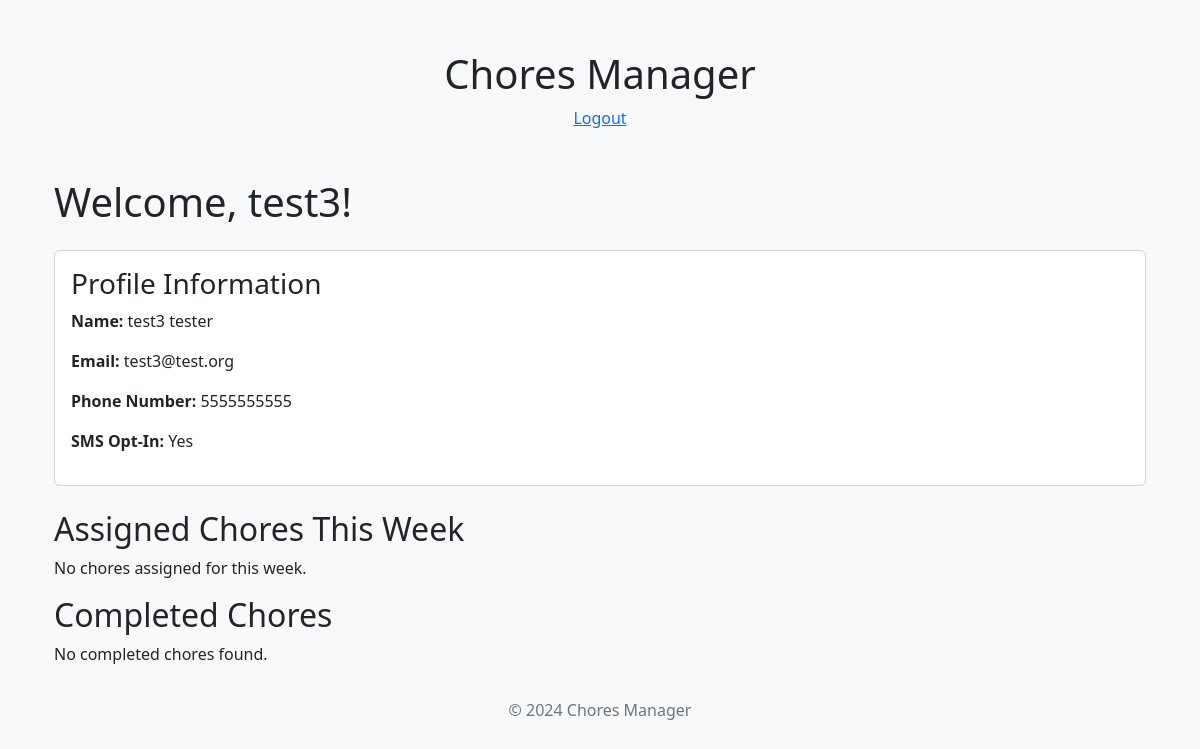
/ (signed in), run on an earlier commit of the app's database.
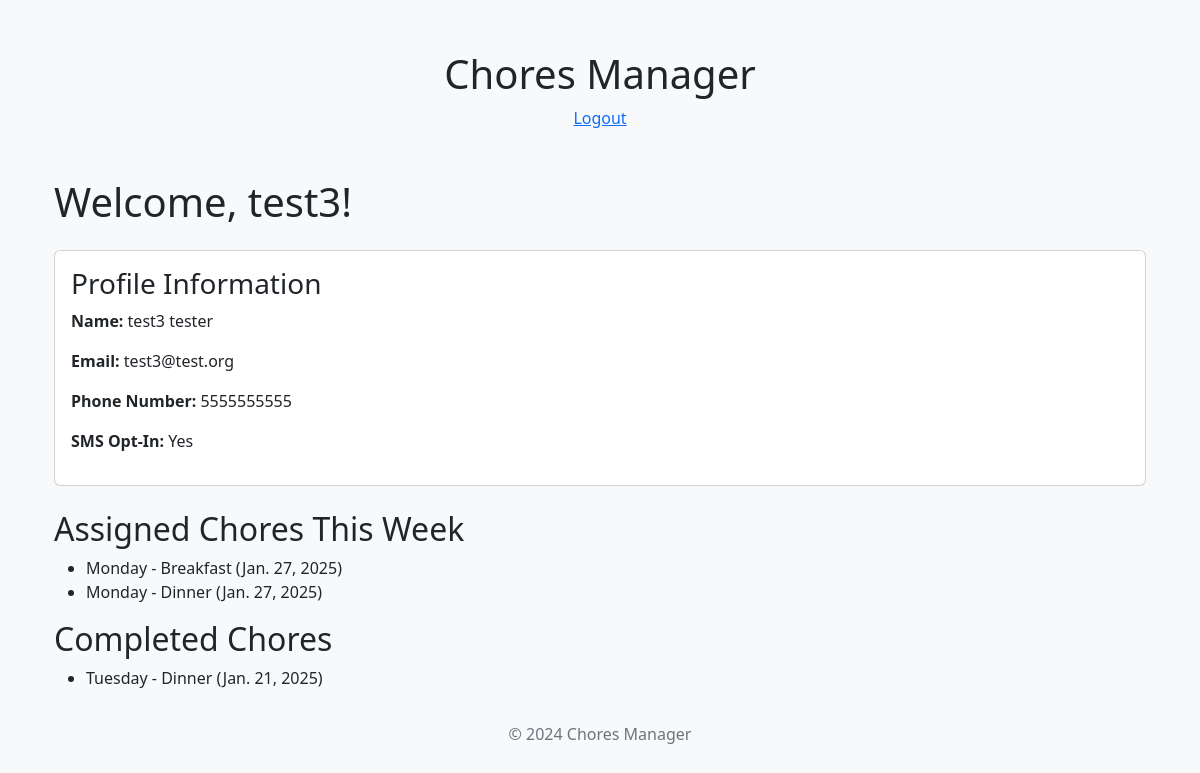
And on a later commit of the database.
### chores_manager/models.py (models this page shows, shortened)
class Profile(models.Model):
    user = models.OneToOneField(User, on_delete=models.CASCADE, related_name="profile")
    phone_number = models.CharField(max_length=15, blank=True, null=True)
    opt_in_sms = models.BooleanField(default=False)

class Chore(models.Model):
    WEEKDAY_CHOICES = [
        ('Monday', 'Monday'),
        ('Tuesday', 'Tuesday'),
        ('Wednesday', 'Wednesday'),
        ('Thursday', 'Thursday'),
        ('Friday', 'Friday'),
        ('Saturday', 'Saturday'),
        ('Sunday', 'Sunday'),
    ]
    MEAL_CHOICES = [
        ('Breakfast', 'Breakfast'),
        ('Lunch', 'Lunch'),
        ('Dinner', 'Dinner'),
    ]
    day_of_week = models.CharField(max_length=10, choices=WEEKDAY_CHOICES)
    meal_time = models.CharField(max_length=10, choices=MEAL_CHOICES)
    completed = models.BooleanField(default=False)
    date = models.DateField(null=True, blank=True)
    user = models.ForeignKey(
        'auth.User',
        on_delete=models.SET_NULL,
        null=True,
        blank=True
    )
    def __str__(self):
        return f"{self.day_of_week} - {self.meal_time} ({self.date})"

### chores_manager/views.py (the view)
# urls.py: path("", views.home, name="home"),
@login_required
def home(request):
    user = request.user
    print(request.user)
    today = date.today()
    start_of_week = today - timedelta(days=today.weekday())  # Monday of this week
    end_of_week = start_of_week + timedelta(days=6)  # Sunday of this week
    assigned_chores = Chore.objects.filter(
        date__range=(start_of_week, end_of_week),
        completed=False,
        user=user
    )
    print("assigned chores: ", assigned_chores)
    completed_chores = Chore.objects.filter(
        completed=True,
        user=user
    )
    print("completed chores: ", completed_chores)
    is_staff = user.is_staff
    context = {
        'assigned_chores': assigned_chores,  # Chores assigned for this week
        'completed_chores': completed_chores,  # Chores completed ever
        'is_staff': is_staff,  # Whether the user is staff
    }
    return render(request, 'home.html', context)

### chores_manager/templates/home.html (shortened to what this page needs)
{% extends 'base.html' %}
{% block content %}
<div class="container mt-4">
    <h1>Welcome, {{ request.user.first_name }}!</h1>
    <div class="card my-4">
        <div class="card-body">
            <h3 class="card-title">Profile Information</h3>
            <div>
                <p><strong>Name:</strong> {{ request.user.first_name }} {{ request.user.last_name }}</p>
                <p><strong>Email:</strong> {{ request.user.email }}</p>
                <p><strong>Phone Number:</strong> {{ request.user.profile.phone_number }}</p>
                <p><strong>SMS Opt-In:</strong> {{ request.user.profile.opt_in_sms|yesno:"Yes,No" }}</p>
            </div>
        </div>
    </div>
    <h2>Assigned Chores This Week</h2>
    {% if assigned_chores %}
        <ul>
            {% for chore in assigned_chores %}
                <li>{{ chore.day_of_week }} - {{ chore.meal_time }} ({{ chore.date }})</li>
            {% endfor %}
        </ul>
    {% else %}
        <p>No chores assigned for this week.</p>
    {% endif %}
    <h2>Completed Chores</h2>
    {% if completed_chores %}
        <ul>
            {% for chore in completed_chores %}
                <li>{{ chore.day_of_week }} - {{ chore.meal_time }} ({{ chore.date }})</li>
            {% endfor %}
        </ul>
    {% else %}
        <p>No completed chores found.</p>
    {% endif %}
</div>
{% endblock %}

### chores_manager/templates/base.html (shortened to what this page needs)
<!DOCTYPE html>
<html lang="en">
<head>
    <link href="https://cdn.jsdelivr.net/npm/bootstrap@5.3.1/dist/css/bootstrap.min.css" rel="stylesheet">
</head>
<body>
    <header>
        <h1>Chores Manager</h1>
        {% if user.is_authenticated %}
    <a href="{% url 'logout' %}">Logout</a>
{% else %}
    <a href="{% url 'login' %}">Login</a>
{% endif %}
    </header>
    <main class="container mt-5">
        {% block content %}{% endblock %}
    </main>
    <footer class="mt-auto py-3">
        <p>&copy; 2024 Chores Manager</p>
    </footer>
    {% load static %}
</body>
</html>

### chores_manager/templates/base.html (style rules this page uses)
body { background-color: #f8f9fa; }
header { text-align: center; margin-top: 50px; }
footer { text-align: center; margin-top: 20px; color: #6c757d; }

What changed in the data, as far as the page shows it:
added Chore: day_of_week "Monday", meal_time "Breakfast", date "Jan. 27, 2025", shown under "Assigned Chores This Week"
added Chore: day_of_week "Monday", meal_time "Dinner", date "Jan. 27, 2025", shown under "Assigned Chores This Week"
now on this page (row edited): Chore: day_of_week "Tuesday", meal_time "Dinner", date "Jan. 21, 2025", shown under "Completed Chores"
Also different on the page:
text no longer shown: "No chores assigned for this week. No completed chores found."
